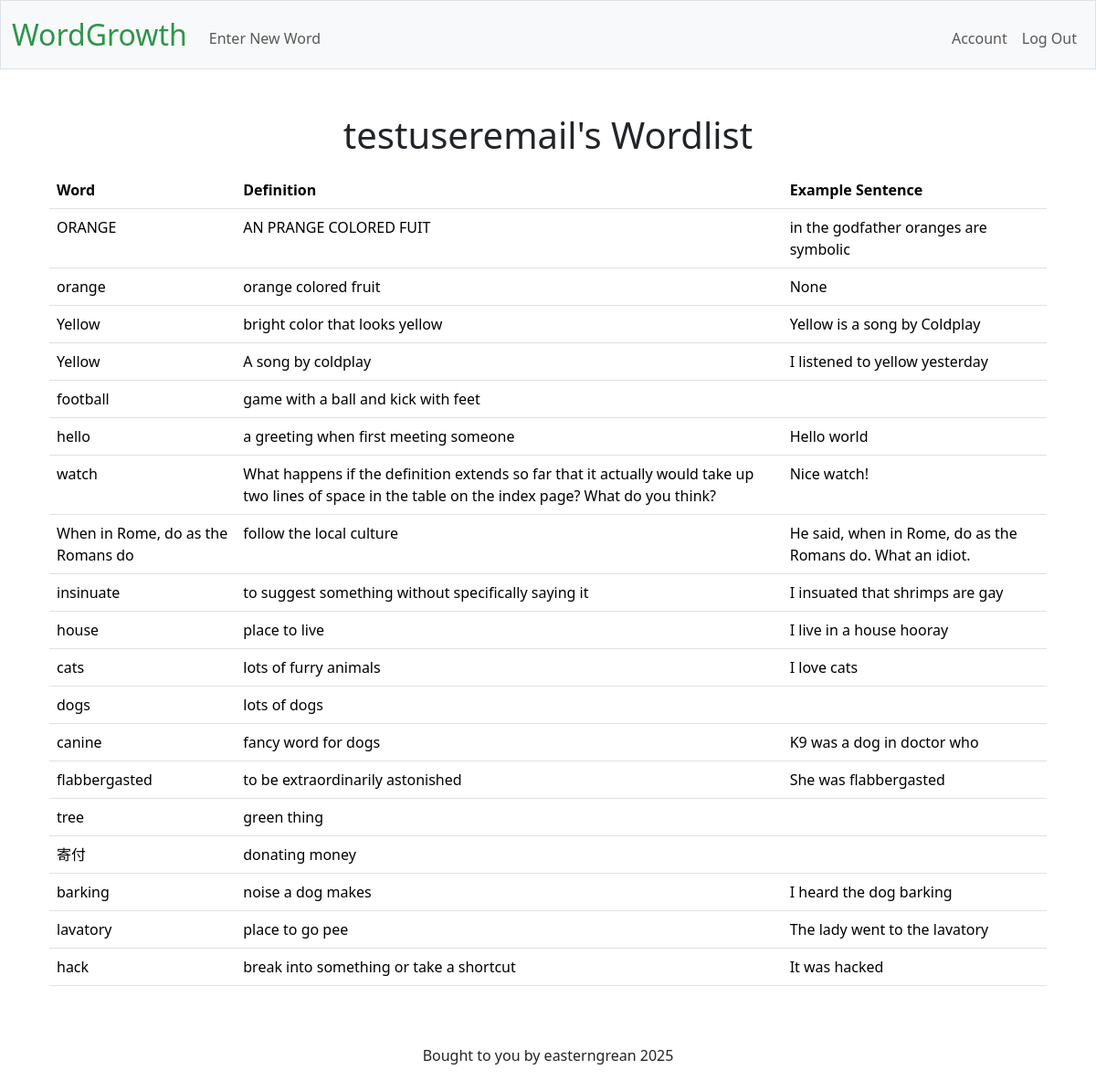
Page / (signed in) on the earlier database version.
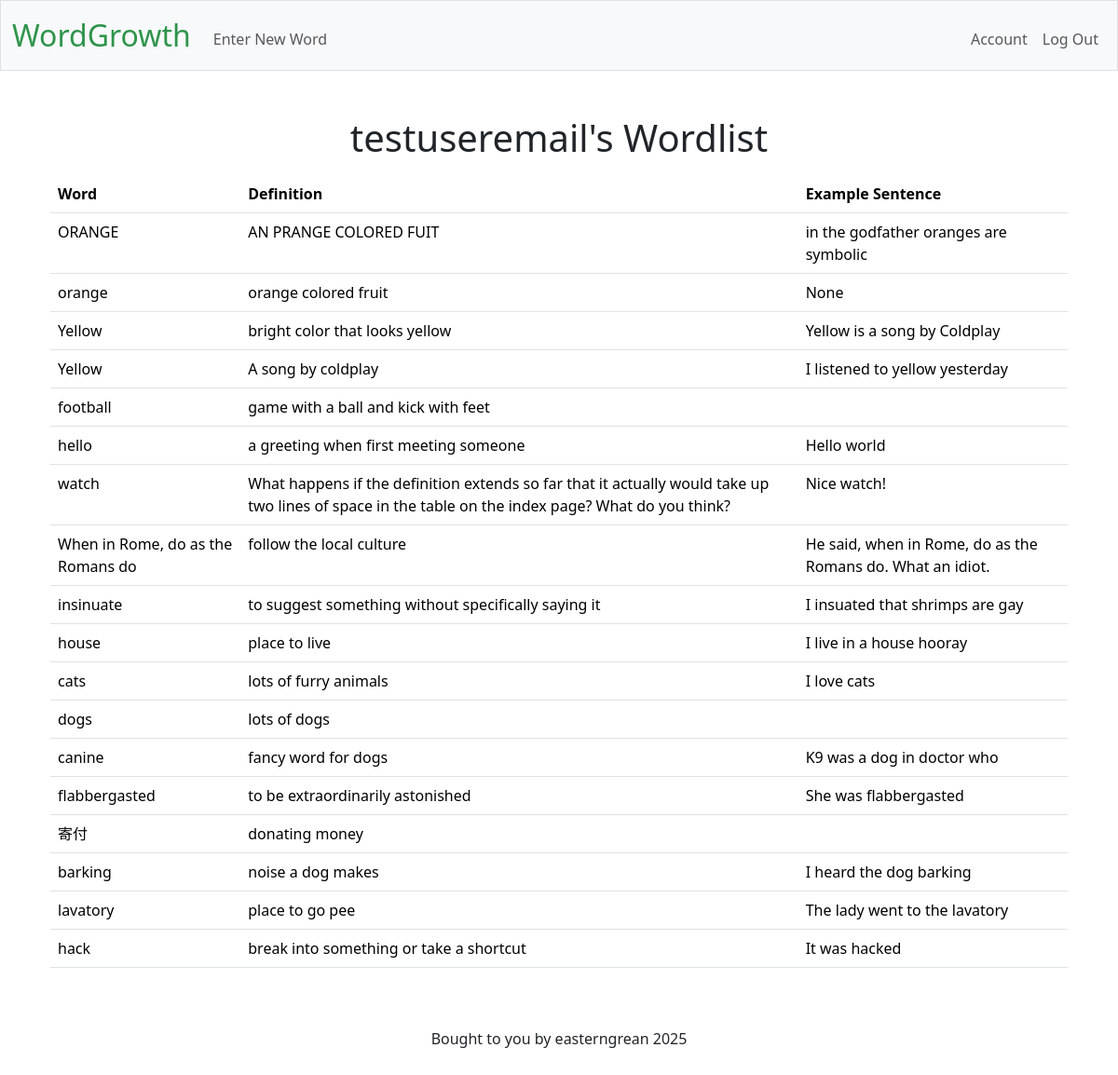
Same page on the later database version.
### tables this page shows
CREATE TABLE users (id INTEGER PRIMARY KEY AUTOINCREMENT, username VARCHAR(22) NOT NULL UNIQUE, email TEXT UNIQUE, password_hash VARCHAR(20) NOT NULL);

CREATE TABLE "vocabulary" (id INTEGER PRIMARY KEY AUTOINCREMENT, user_id INTEGER, word TEXT NOT NULL, definition TEXT, notes TEXT, example_sentence TEXT, example_media TEXT, media_type TEXT, article_excerpt TEXT, FOREIGN KEY (user_id) REFERENCES users(id));

### app.py (the view)
@app.route("/")
def show_words():
    conn = get_db_connection()
    cursor = conn.cursor()
    if not session.get("user_id"):
        return redirect(url_for("login"))
    else:
        cursor.execute(
            "SELECT * FROM users WHERE id = ?", [session['user_id']]
            )
        user = cursor.fetchone()
        cursor.execute(
            "SELECT * FROM vocabulary WHERE user_id = ?", [session['user_id']]
            )
        rows = cursor.fetchall()
        return render_template("index.html", rows=rows, user=user)

### app.py (called while the page is built)
@app.teardown_appcontext
def close_db_connection(exception):
    db = g.pop('db', None)
    if db is not None:
        db.close()

### helpers.py (called while the page is built)
def get_db_connection():
    if 'db' not in g:
        g.db = sqlite3.connect(DATABASE)
        g.db.execute("PRAGMA foreign_keys = ON")  # Enables foreign key checks
        g.db.row_factory = sqlite3.Row # enables dictionaries to be returned not just tuples
    return g.db

### templates/index.html (shortened to what this page needs)
{% extends "layout.html" %}
{% block main %}
    <div class="container" mb-3><h1>{{ user["username"] }}'s Wordlist</h1></div>
    <div class="container mt-3">
        <table class="table table-hover">
            <thead>
                <tr>
                    <th class="text-start">Word</th>
                    <th class="text-start">Definition</th>
                    <th class="text-start">Example Sentence</th>
                </tr>
            </thead>
            <tbody>
                {% for row in rows %}
                <tr class="clickable-row" data-href="{{ url_for('word_view', word_id=row['id']) }}">
                    <td class="text-start">{{ row["word"] }}</td>
                    <td class="text-start">{{ row["definition"] }}</td>
                    <td class="text-start">{{ row["example_sentence"] }}</td>
                </tr>
                {% endfor %}
            </tbody>
        </table>
    </div>
{% endblock %}

### templates/layout.html (shortened to what this page needs)
<!DOCTYPE html>
<html lang="en">
    <head>
        <link rel="stylesheet" href="/static/styles.css">
        <link href="https://cdn.jsdelivr.net/npm/bootstrap@5.3.3/dist/css/bootstrap.min.css" rel="stylesheet"
>
    </head>
    <body>
        <nav class="bg-light border navbar navbar-expand-md navbar-light">
            <div class="container-fluid">
                <a class="navbar-brand" href="/"><span class="green">WordGrowth</span></a>
                <div class="collapse navbar-collapse" id="navbar">
                    {% if session["user_id"] %}
                        <ul class="navbar-nav me-auto mt-2">
                            <li class="nav-item"><a class="nav-link" href="/new_word">Enter New Word</a></li>
                        </ul>
                        <ul class="navbar-nav ms-auto mt-2">
                            <li class="nav-item"><a class="nav-link" href="/account">Account</a></li>
                            <li class="nav-item"><a class="nav-link" href="/logout">Log Out</a></li>
                        </ul>
                    {% else %}
                        <ul class="navbar-nav ms-auto mt-2">
                            <li class="nav-item"><a class="nav-link" href="/register">Register</a></li>
                            <li class="nav-item"><a class="nav-link" href="/login">Log In</a></li>
                        </ul>
                    {% endif %}
                </div>
            </div>
        </nav>
        <main class="container py-5 text-center">
            {% block main %}{% endblock %}
        </main>
    </body>
    <footer class="mb-5">
        <p class="text-center">Bought to you by easterngrean 2025</p>
    </footer>
</html>

### static/styles.css (style rules this page uses)
nav .navbar-brand { font-size: xx-large; }
nav .navbar-brand .green { color: #2e944b; }

Differences in the rows shown:
removed vocabulary: word "tree", definition "green thing"
